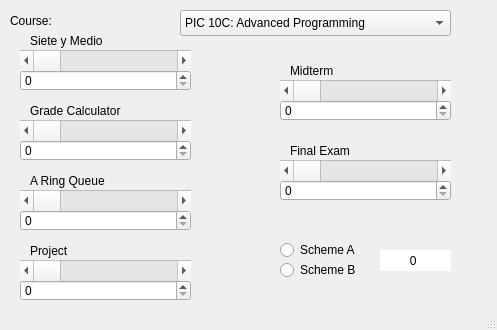
<?xml version="1.0" encoding="UTF-8"?>
<ui version="4.0">
 <class>SecondaryWindow</class>
 <widget class="QMainWindow" name="SecondaryWindow">
  <property name="geometry">
   <rect>
    <x>0</x>
    <y>0</y>
    <width>497</width>
    <height>330</height>
   </rect>
  </property>
  <property name="windowTitle">
   <string>MainWindow</string>
  </property>
  <widget class="QWidget" name="centralwidget">
   <widget class="QRadioButton" name="Scheme_A_Selection">
    <property name="geometry">
     <rect>
      <x>280</x>
      <y>240</y>
      <width>100</width>
      <height>20</height>
     </rect>
    </property>
    <property name="text">
     <string>Scheme A</string>
    </property>
   </widget>
   <widget class="QScrollBar" name="Final_scroll">
    <property name="geometry">
     <rect>
      <x>280</x>
      <y>160</y>
      <width>171</width>
      <height>21</height>
     </rect>
    </property>
    <property name="orientation">
     <enum>Qt::Horizontal</enum>
    </property>
   </widget>
   <widget class="QSpinBox" name="Midterm1_spin">
    <property name="geometry">
     <rect>
      <x>280</x>
      <y>100</y>
      <width>171</width>
      <height>21</height>
     </rect>
    </property>
   </widget>
   <widget class="QSpinBox" name="Final_spin">
    <property name="geometry">
     <rect>
      <x>280</x>
      <y>180</y>
      <width>171</width>
      <height>21</height>
     </rect>
    </property>
   </widget>
   <widget class="QComboBox" name="Course_Selection">
    <property name="geometry">
     <rect>
      <x>180</x>
      <y>10</y>
      <width>271</width>
      <height>26</height>
     </rect>
    </property>
    <item>
     <property name="text">
      <string>PIC 10C: Advanced Programming</string>
     </property>
    </item>
    <item>
     <property name="text">
      <string>PIC 10B: Intermediate Programming</string>
     </property>
    </item>
   </widget>
   <widget class="QRadioButton" name="Scheme_B_Selection">
    <property name="geometry">
     <rect>
      <x>280</x>
      <y>260</y>
      <width>100</width>
      <height>20</height>
     </rect>
    </property>
    <property name="text">
     <string>Scheme B</string>
    </property>
   </widget>
   <widget class="QLabel" name="Final_Score_Display">
    <property name="geometry">
     <rect>
      <x>380</x>
      <y>250</y>
      <width>71</width>
      <height>21</height>
     </rect>
    </property>
    <property name="styleSheet">
     <string notr="true">QLabel {background-color: white}</string>
    </property>
    <property name="text">
     <string>         0</string>
    </property>
   </widget>
   <widget class="QScrollBar" name="Midterm1_scroll">
    <property name="geometry">
     <rect>
      <x>280</x>
      <y>80</y>
      <width>171</width>
      <height>21</height>
     </rect>
    </property>
    <property name="orientation">
     <enum>Qt::Horizontal</enum>
    </property>
   </widget>
   <widget class="QLabel" name="Midterm1_label">
    <property name="geometry">
     <rect>
      <x>290</x>
      <y>60</y>
      <width>71</width>
      <height>21</height>
     </rect>
    </property>
    <property name="text">
     <string>Midterm</string>
    </property>
   </widget>
   <widget class="QLabel" name="Final_label">
    <property name="geometry">
     <rect>
      <x>290</x>
      <y>140</y>
      <width>71</width>
      <height>21</height>
     </rect>
    </property>
    <property name="text">
     <string>Final Exam</string>
    </property>
   </widget>
   <widget class="QLabel" name="Course_label">
    <property name="geometry">
     <rect>
      <x>10</x>
      <y>10</y>
      <width>91</width>
      <height>21</height>
     </rect>
    </property>
    <property name="text">
     <string>Course:</string>
    </property>
   </widget>
   <widget class="QLabel" name="Assignment2_label">
    <property name="geometry">
     <rect>
      <x>30</x>
      <y>100</y>
      <width>111</width>
      <height>21</height>
     </rect>
    </property>
    <property name="text">
     <string>Grade Calculator</string>
    </property>
   </widget>
   <widget class="QSpinBox" name="Assignment2_spin">
    <property name="geometry">
     <rect>
      <x>20</x>
      <y>140</y>
      <width>171</width>
      <height>21</height>
     </rect>
    </property>
   </widget>
   <widget class="QLabel" name="Assignment1_label">
    <property name="geometry">
     <rect>
      <x>30</x>
      <y>30</y>
      <width>91</width>
      <height>21</height>
     </rect>
    </property>
    <property name="text">
     <string>Siete y Medio</string>
    </property>
   </widget>
   <widget class="QSpinBox" name="Assignment1_spin">
    <property name="geometry">
     <rect>
      <x>20</x>
      <y>70</y>
      <width>171</width>
      <height>21</height>
     </rect>
    </property>
   </widget>
   <widget class="QScrollBar" name="Assignment1_scroll">
    <property name="geometry">
     <rect>
      <x>20</x>
      <y>50</y>
      <width>171</width>
      <height>21</height>
     </rect>
    </property>
    <property name="orientation">
     <enum>Qt::Horizontal</enum>
    </property>
   </widget>
   <widget class="QScrollBar" name="Assignment2_scroll">
    <property name="geometry">
     <rect>
      <x>20</x>
      <y>120</y>
      <width>171</width>
      <height>21</height>
     </rect>
    </property>
    <property name="orientation">
     <enum>Qt::Horizontal</enum>
    </property>
   </widget>
   <widget class="QLabel" name="Assignment3_label">
    <property name="geometry">
     <rect>
      <x>30</x>
      <y>170</y>
      <width>111</width>
      <height>21</height>
     </rect>
    </property>
    <property name="text">
     <string>A Ring Queue</string>
    </property>
   </widget>
   <widget class="QSpinBox" name="Assignment3_spin">
    <property name="geometry">
     <rect>
      <x>20</x>
      <y>210</y>
      <width>171</width>
      <height>21</height>
     </rect>
    </property>
   </widget>
   <widget class="QScrollBar" name="Assignment3_scroll">
    <property name="geometry">
     <rect>
      <x>20</x>
      <y>190</y>
      <width>171</width>
      <height>21</height>
     </rect>
    </property>
    <property name="orientation">
     <enum>Qt::Horizontal</enum>
    </property>
   </widget>
   <widget class="QScrollBar" name="Project_scroll">
    <property name="geometry">
     <rect>
      <x>20</x>
      <y>260</y>
      <width>171</width>
      <height>21</height>
     </rect>
    </property>
    <property name="orientation">
     <enum>Qt::Horizontal</enum>
    </property>
   </widget>
   <widget class="QLabel" name="Project_label">
    <property name="geometry">
     <rect>
      <x>30</x>
      <y>240</y>
      <width>111</width>
      <height>21</height>
     </rect>
    </property>
    <property name="text">
     <string>Project    </string>
    </property>
   </widget>
   <widget class="QSpinBox" name="Project_spin">
    <property name="geometry">
     <rect>
      <x>20</x>
      <y>280</y>
      <width>171</width>
      <height>21</height>
     </rect>
    </property>
   </widget>
  </widget>
  <widget class="QStatusBar" name="statusbar"/>
 </widget>
 <resources/>
 <connections/>
</ui>
